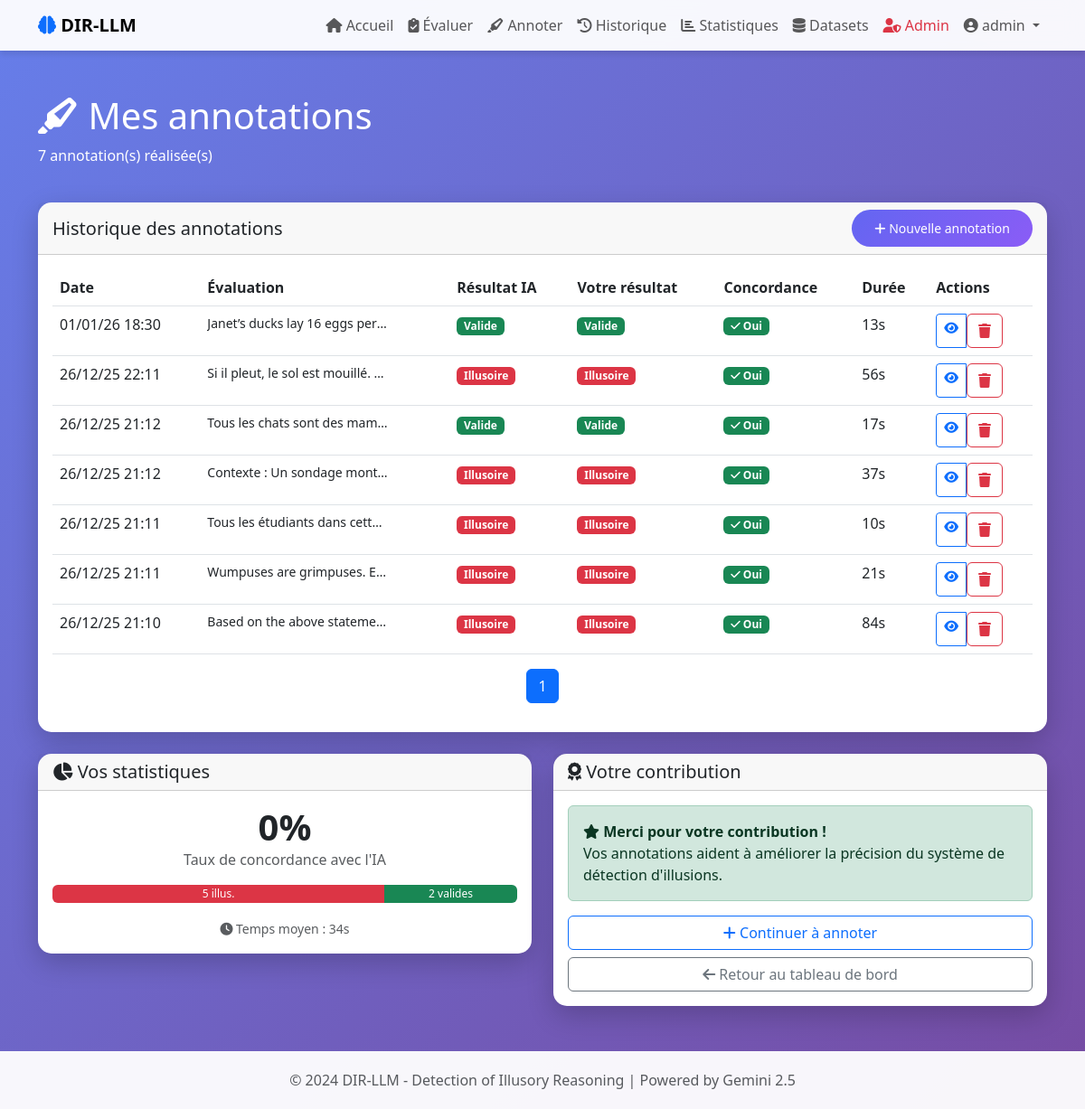
/annotations/my (signed in), run on the app's committed database.
### models/user.py (models this page shows, shortened)
class User(UserMixin, db.Model):
    id = db.Column(db.Integer, primary_key=True)
    username = db.Column(db.String(80), unique=True, nullable=False)
    email = db.Column(db.String(120), unique=True, nullable=False)
    password_hash = db.Column(db.String(200), nullable=False)
    created_at = db.Column(db.DateTime, default=datetime.utcnow)
    is_admin = db.Column(db.Boolean, default=False)
    evaluations = db.relationship('Evaluation', backref='user', lazy=True, cascade='all, delete-orphan')
    annotations = db.relationship('HumanAnnotation', backref='annotator', lazy=True)

### models/annotation.py (models this page shows, shortened)
class HumanAnnotation(db.Model):
    id = db.Column(db.Integer, primary_key=True)
    evaluation_id = db.Column(db.Integer, db.ForeignKey('evaluation.id'), nullable=False)
    annotator_id = db.Column(db.Integer, db.ForeignKey('user.id'), nullable=False)
    is_illusory = db.Column(db.Boolean, nullable=False)
    illusion_types = db.Column(db.Text) # JSON list
    explanation = db.Column(db.Text)
    confidence = db.Column(db.Float)
    created_at = db.Column(db.DateTime, default=datetime.utcnow)
    annotation_time_seconds = db.Column(db.Integer)

### models/evaluation.py (models this page shows, shortened)
class Evaluation(db.Model):
    id = db.Column(db.Integer, primary_key=True)
    user_id = db.Column(db.Integer, db.ForeignKey('user.id'), nullable=False)
    question = db.Column(db.Text, nullable=False)
    llm_response = db.Column(db.Text, nullable=False)
    expected_answer = db.Column(db.String(500))
    dataset_name = db.Column(db.String(100))
    is_illusory = db.Column(db.Boolean, default=False)
    illusion_types = db.Column(db.Text)
    explanation = db.Column(db.Text)
    confidence = db.Column(db.Float)
    created_at = db.Column(db.DateTime, default=datetime.utcnow)
    judge_model = db.Column(db.String(50), default='gemini-2.5-flash')
    consistency_checks = db.relationship('ConsistencyCheck', backref='evaluation', lazy=True)
    logical_analyses = db.relationship('LogicalAnalysis', backref='evaluation', lazy=True)
    human_annotations = db.relationship('HumanAnnotation', backref='evaluation', lazy=True)

### routes/annotations.py (the view)
@annotations_bp.route('/annotations/my')
@login_required
def my_annotations():
    page = request.args.get('page', 1, type=int)
    annotations = HumanAnnotation.query\
        .filter_by(annotator_id=current_user.id)\
        .order_by(HumanAnnotation.created_at.desc())\
        .paginate(page=page, per_page=20, error_out=False)
    return render_template('my_annotations.html', annotations=annotations)

### app.py (called while the page is built)
def create_app():
    app = Flask(__name__)
    app.config.from_object(Config)
    db.init_app(app)
    login_manager = LoginManager()
    login_manager.init_app(app)
    login_manager.login_view = 'auth.login'
    @login_manager.user_loader
    def load_user(user_id):
        return User.query.get(int(user_id))
    init_routes(app)
    with app.app_context():
        init_db_complete()
    return app

### templates/my_annotations.html (shortened to what this page needs)
{% extends "base.html" %}
{% block content %}
<div class="row mb-4">
    <div class="col-12">
        <h1 class="text-white">
            <i class="fas fa-highlighter"></i> Mes annotations
        </h1>
        <p class="text-white">
            {{ annotations.total }} annotation(s) réalisée(s)
        </p>
    </div>
</div>
<div class="row">
    <div class="col-12">
        <div class="card">
            <div class="card-header">
                <div class="d-flex justify-content-between align-items-center">
                    <h5 class="mb-0">Historique des annotations</h5>
                    <div>
                        <a href="{{ url_for('annotations.annotate_list') }}" class="btn btn-primary btn-sm">
                            <i class="fas fa-plus"></i> Nouvelle annotation
                        </a>
                    </div>
                </div>
            </div>
            <div class="card-body">
                {% if annotations.items %}
                <div class="table-responsive">
                    <table class="table table-hover">
                        <thead>
                            <tr>
                                <th>Date</th>
                                <th>Évaluation</th>
                                <th>Résultat IA</th>
                                <th>Votre résultat</th>
                                <th>Concordance</th>
                                <th>Durée</th>
                                <th>Actions</th>
                            </tr>
                        </thead>
                        <tbody>
                            {% for annotation in annotations.items %}
                            <tr>
                                <td>{{ annotation.created_at.strftime('%d/%m/%y %H:%M') }}</td>
                                <td>
                                    <small class="text-truncate d-block" style="max-width: 200px;">
                                        {{ annotation.evaluation.question[:80] }}...
                                    </small>
                                </td>
                                <td>
                                    {% if annotation.evaluation.is_illusory %}
                                    <span class="badge bg-danger">Illusoire</span>
                                    {% else %}
                                    <span class="badge bg-success">Valide</span>
                                    {% endif %}
                                </td>
                                <td>
                                    {% if annotation.is_illusory %}
                                    <span class="badge bg-danger">Illusoire</span>
                                    {% else %}
                                    <span class="badge bg-success">Valide</span>
                                    {% endif %}
                                </td>
                                <td>
                                    {% if annotation.is_illusory == annotation.evaluation.is_illusory %}
                                    <span class="badge bg-success">
                                        <i class="fas fa-check"></i> Oui
                                    </span>
                                    {% else %}
                                    <span class="badge bg-danger">
                                        <i class="fas fa-times"></i> Non
                                    </span>
                                    {% endif %}
                                </td>
                                <td>
                                    {{ annotation.annotation_time_seconds }}s
                                </td>
                                <td>
                                    <div class="btn-group btn-group-sm">
                                        <a href="{{ url_for('main.evaluation_detail', eval_id=annotation.evaluation_id) }}"
                                           class="btn btn-outline-primary">
                                            <i class="fas fa-eye"></i>
                                        </a>
                                        <form action="{{ url_for('annotations.delete_annotation', annotation_id=annotation.id) }}"
                                              method="POST" class="d-inline"
                                              onsubmit="return confirm('Supprimer cette annotation ?');">
                                            <button type="submit" class="btn btn-outline-danger">
                                                <i class="fas fa-trash"></i>
                                            </button>
                                        </form>
                                    </div>
                                </td>
                            </tr>
                            {% endfor %}
                        </tbody>
                    </table>
                </div>
                <nav aria-label="Page navigation">
                    <ul class="pagination justify-content-center">
                        {% for page_num in annotations.iter_pages(left_edge=1, right_edge=1, left_current=2, right_current=2) %}
                            {% if page_num %}
                                <li class="page-item {% if page_num == annotations.page %}active{% endif %}">
                                    <a class="page-link" href="{{ url_for('annotations.my_annotations', page=page_num) }}">{{ page_num }}</a>
                                </li>
                            {% endif %}
                        {% endfor %}
                    </ul>
                </nav>
                {% endif %}
            </div>
        </div>
    </div>
</div>
{% if annotations.items %}
<div class="row mt-4">
    <div class="col-md-6">
        <div class="card">
            <div class="card-header">
                <h5 class="mb-0"><i class="fas fa-chart-pie"></i> Vos statistiques</h5>
            </div>
            <div class="card-body">
                {% set total = annotations.items|length %}
                {% set illusory = annotations.items|selectattr('is_illusory')|list|length %}
                {% set concordant = annotations.items|selectattr('is_illusory', 'equalto', 'evaluation.is_illusory')|list|length %}
                <div class="text-center">
                    <div class="display-6 fw-bold">
                        {{ "%.0f"|format((concordant / total) * 100) if total > 0 else 0 }}%
                    </div>
                    <p class="text-muted">Taux de concordance avec l'IA</p>
                    <div class="progress mt-3" style="height: 20px;">
                        <div class="progress-bar bg-danger" style="width: {{ (illusory / total) * 100 if total > 0 else 0 }}%">
                            {{ illusory }} illus.
                        </div>
                        <div class="progress-bar bg-success" style="width: {{ ((total - illusory) / total) * 100 if total > 0 else 0 }}%">
                            {{ total - illusory }} valides
                        </div>
                    </div>
                    <div class="mt-3">
                        <small class="text-muted">
                            <i class="fas fa-clock"></i>
                            Temps moyen :
                            {{ (annotations.items|sum(attribute='annotation_time_seconds') / total)|round|int if total > 0 else 0 }}s
                        </small>
                    </div>
                </div>
            </div>
        </div>
    </div>
    <div class="col-md-6">
        <div class="card">
            <div class="card-header">
                <h5 class="mb-0"><i class="fas fa-award"></i> Votre contribution</h5>
            </div>
            <div class="card-body">
                <div class="alert alert-success">
                    <i class="fas fa-star"></i>
                    <strong>Merci pour votre contribution !</strong>
                    <br>
                    Vos annotations aident à améliorer la précision du système de détection d'illusions.
                </div>
                <div class="d-grid gap-2">
                    <a href="{{ url_for('annotations.annotate_list') }}" class="btn btn-outline-primary">
                        <i class="fas fa-plus"></i> Continuer à annoter
                    </a>
                    <a href="{{ url_for('main.dashboard') }}" class="btn btn-outline-secondary">
                        <i class="fas fa-arrow-left"></i> Retour au tableau de bord
                    </a>
                </div>
            </div>
        </div>
    </div>
</div>
{% endif %}
{% endblock %}

### templates/base.html (shortened to what this page needs)
<!DOCTYPE html>
<html lang="fr">
<head>
    <link href="https://cdn.jsdelivr.net/npm/bootstrap@5.3.0/dist/css/bootstrap.min.css" rel="stylesheet">
    <link rel="stylesheet" href="https://cdnjs.cloudflare.com/ajax/libs/font-awesome/6.4.0/css/all.min.css">
</head>
<body>
    <nav class="navbar navbar-expand-lg navbar-light">
        <div class="container">
            <a class="navbar-brand fw-bold" href="{{ url_for('auth.index') }}">
                <i class="fas fa-brain text-primary"></i> DIR-LLM
            </a>
            <div class="collapse navbar-collapse" id="navbarNav">
                <ul class="navbar-nav ms-auto">
                    {% if current_user.is_authenticated %}
                        <li class="nav-item">
                            <a class="nav-link" href="{{ url_for('main.dashboard') }}">
                                <i class="fas fa-home"></i> Accueil
                            </a>
                        </li>
                        <li class="nav-item">
                            <a class="nav-link" href="{{ url_for('main.evaluate') }}">
                                <i class="fas fa-clipboard-check"></i> Évaluer
                            </a>
                        </li>
                        <li class="nav-item">
                            <a class="nav-link" href="{{ url_for('annotations.annotate_list') }}">
                                <i class="fas fa-highlighter"></i> Annoter
                            </a>
                        </li>
                        <li class="nav-item">
                            <a class="nav-link" href="{{ url_for('main.history') }}">
                                <i class="fas fa-history"></i> Historique
                            </a>
                        </li>
                        <li class="nav-item">
                            <a class="nav-link" href="{{ url_for('main.statistics') }}">
                                <i class="fas fa-chart-bar"></i> Statistiques
                            </a>
                        </li>
                        <li class="nav-item">
                            <a class="nav-link" href="{{ url_for('datasets.view_datasets') }}">
                                <i class="fas fa-database"></i> Datasets
                            </a>
                        </li>
                        {% if current_user.is_admin %}
                        <li class="nav-item">
                            <a class="nav-link text-danger" href="{{ url_for('admin.admin_panel') }}">
                                <i class="fas fa-user-shield"></i> Admin
                            </a>
                        </li>
                        {% endif %}
                        <li class="nav-item dropdown">
                            <a class="nav-link dropdown-toggle" href="#" id="navbarDropdown" role="button" data-bs-toggle="dropdown">
                                <i class="fas fa-user-circle"></i> {{ current_user.username }}
                            </a>
                        </li>
                    {% endif %}
                </ul>
            </div>
        </div>
    </nav>
    <main class="container my-5">
        {% block content %}{% endblock %}
    </main>
    <footer class="footer text-center">
        <div class="container">
            <p class="mb-0 text-muted">
                &copy; 2024 DIR-LLM - Detection of Illusory Reasoning | Powered by Gemini 2.5
            </p>
        </div>
    </footer>
</body>
</html>

### templates/base.html (style rules this page uses)
:root { --primary: #6366f1; --secondary: #8b5cf6; --success: #10b981; --danger: #ef4444; --warning: #f59e0b; --dark: #1f2937; }
body { font-family: 'Segoe UI', Tahoma, Geneva, Verdana, sans-serif; background: linear-gradient(135deg, #667eea 0%, #764ba2 100%); min-height: 100vh; }
.navbar { background: rgba(255, 255, 255, 0.95) !important; backdrop-filter: blur(10px); box-shadow: 0 4px 6px rgba(0, 0, 0, 0.1); }
.card { border: none; border-radius: 15px; box-shadow: 0 10px 30px rgba(0, 0, 0, 0.2); transition: transform 0.3s ease; }
.btn-primary { background: linear-gradient(135deg, var(--primary), var(--secondary)); border: none; padding: 10px 25px; border-radius: 25px; transition: all 0.3s ease; }
.footer { background: rgba(255, 255, 255, 0.95); padding: 20px 0; margin-top: 50px; }

### data on the page
User: username "admin"
HumanAnnotation: created_at "01/01/26 18:30", evaluation "Janet’s ducks lay 16 eggs per…", shows "Valide", is_illusory "Valide", annotation_time_seconds "13"
HumanAnnotation: created_at "26/12/25 22:11", evaluation "Si il pleut, le sol est mouillé.…", shows "Illusoire", is_illusory "Illusoire", annotation_time_seconds "56"
HumanAnnotation: created_at "26/12/25 21:12", evaluation "Tous les chats sont des mam…", shows "Valide", is_illusory "Valide", annotation_time_seconds "17"
HumanAnnotation: created_at "26/12/25 21:12", evaluation "Contexte : Un sondage mont…", shows "Illusoire", is_illusory "Illusoire", annotation_time_seconds "37"
HumanAnnotation: created_at "26/12/25 21:11", evaluation "Tous les étudiants dans cett…", shows "Illusoire", is_illusory "Illusoire", annotation_time_seconds "10"
HumanAnnotation: created_at "26/12/25 21:11", evaluation "Wumpuses are grimpuses. E…", shows "Illusoire", is_illusory "Illusoire", annotation_time_seconds "21"
HumanAnnotation: created_at "26/12/25 21:10", evaluation "Based on the above stateme…", shows "Illusoire", is_illusory "Illusoire", annotation_time_seconds "84"

### other printed values
{{ annotations.total }} "7"
{{ page_num }} "1"
{{ "%.0f"|format((concordant / total) * 100) if total > 0 else 0 }} "0"
{{ illusory }} "5"
{{ total - illusory }} "2"
